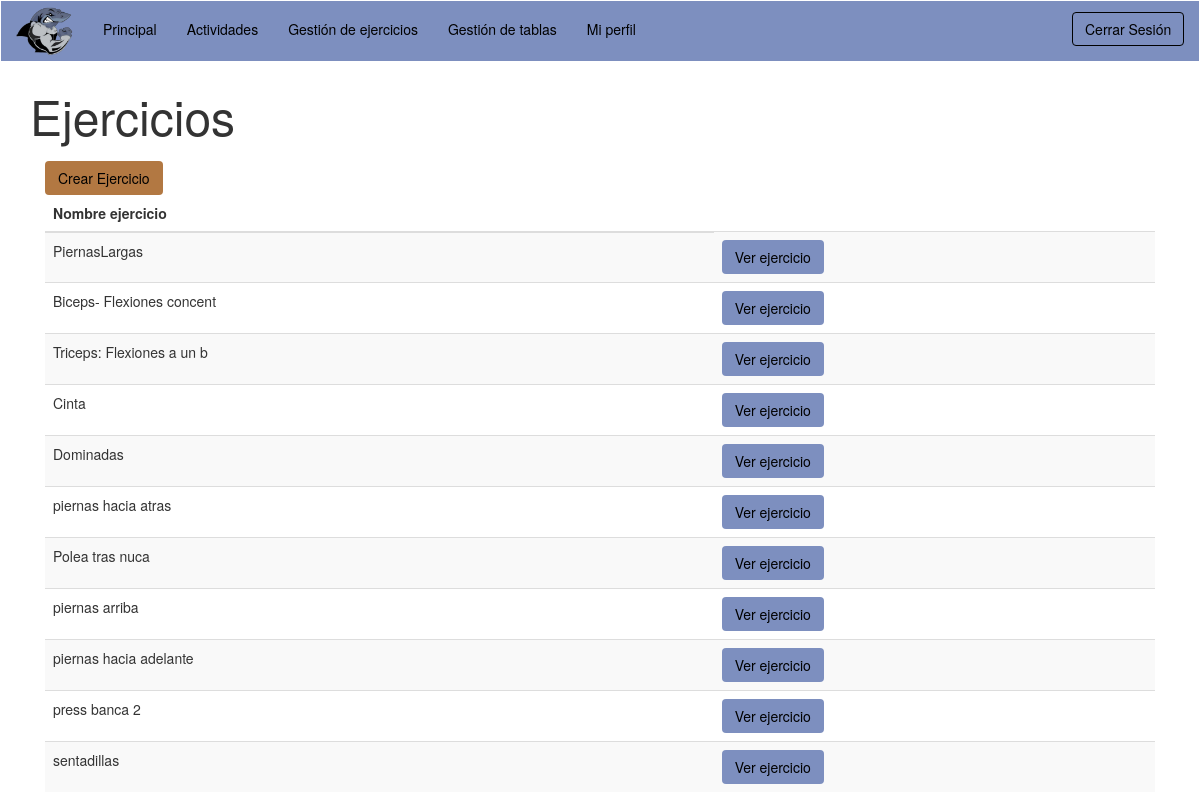
Page /vistas/v_gestionarEjercicios.php (signed in) on the committed database.
### tables this page shows
CREATE TABLE `ejercicio` (
  `idEjercicio` int(11) NOT NULL,
  `nombre` varchar(45) NOT NULL,
  `descripcion` varchar(200) DEFAULT NULL,
  `tipo` varchar(45) DEFAULT NULL,
  `tiempo` varchar(15) DEFAULT NULL,
  `peso` int(3) DEFAULT NULL,
  `repeticiones` varchar(25) DEFAULT NULL,
  `URLImagen` longblob,
  `contador` int(11) DEFAULT '0'
);

### modelos/m_gestionarEjercicios.php (called while the page is built, shortened)
<?php
require_once '../controladores/c_ejercicio.php';
class m_gestionarEjercicios
{
	public function getDatosEjercicios(){
		$bd = conexion_BD();
      $sql = "SELECT * FROM ejercicio";
      $result = mysqli_query($bd, $sql);
      return $result;
	}
}

### controladores/c_ejercicio.php (called while the page is built, shortened)
<?php
require_once '../modelos/m_gestionarEjercicios.php';
class c_ejercicio
{
public static function devolverDatosEjercicios()
  {
  	$modelo_gestionarEjercicios = new m_gestionarEjercicios();
		return $modelo_gestionarEjercicios->getDatosEjercicios();
 }
}
?>

### vistas/v_gestionarEjercicios.php (the view, shortened to what this page needs)
<?php
  require_once '../controladores/c_ejercicio.php';
  $result = c_ejercicio::devolverDatosEjercicios();
   if(isset($_SESSION['userID'])  && $_SESSION['connected'] == true && $_SESSION['userType'] == 'Administrador')
  {
?>
<!DOCTYPE html>
<html lang="en">
  <head>
    <meta charset="utf-8">
    <title>GYM-APP</title>
    <link href="../css/bootstrap.min.css" rel="stylesheet">
    <link href="../css/navbar2.css" rel="stylesheet">
    <link href="../css/botonesGestionar.css" rel="stylesheet">
    <script src="https://ajax.googleapis.com/ajax/libs/jquery/1.12.4/jquery.min.js"></script>
    <script src="../js/bootstrap.min.js"></script>
  </head>
  <body>
    <header>
      <nav class="navbar navbar-default1">
      <div class="container-fluid">
        <div class="navbar-header">
          <button type="button" class="navbar-toggle collapsed" data-toggle="collapse" data-target="#bs-example-navbar-collapse-1" aria-expanded="false">
            <span class="sr-only">Toggle navigation</span>
            <span class="icon-bar"></span>
            <span class="icon-bar"></span>
            <span class="icon-bar"></span>
          </button>
          <a class="navbar-brand" href="v_administrador.php"><img src="../images/navbar-footer/tiburonlogo.png" style="margin-top:-10px;"></img></a>
        </div>
          <div class="collapse navbar-collapse" id="bs-example-navbar-collapse-1" style="margin-top: 3px;">
          <ul class="nav navbar-nav">
            <li><a href="../vistas/v_administrador.php">Principal</a></li>
            <li><a href="../vistas/v_gestionarUsuarios.php">Gestión de usuarios</a></li>
            <li><a href="../vistas/v_gestionarActividades.php">Gestión de actividades</a></li>
            <li><a href="../vistas/v_gestionarEjercicios.php">Gestión de ejercicios</a></li>
            <li><a href="../vistas/v_verPerfil.php">Ver Perfil</a></li>
          </ul>
    <ul class="nav navbar-nav navbar-right">
      <div class="form-group">
        <button id="modalButton" type="button" class="btn btn-default1" data-toggle="modal" data-target=".bs-example-modal-sm" style="margin-left: 10px;">Cerrar Sesi&oacuten</button>
          <div class="modal fade bs-example-modal-sm" tabindex="-1" role="dialog" aria-labelledby="mySmallModalLabel">
            <div class="modal-dialog modal-sm" role="document">
              <div class="modal-content" id="modalLogin">
                <div class="modal-header">
                  <h4 style="text-align: center; color:white;" class="modal-title">Cerrar Sesi&oacuten</h4>
                </div>
                <div class="text-center">
                  <p style="text-align: center; margin-top: 20px;"><img src="../images/navbar-footer/tiburon2.png"></img></p>
                    <button type="submit" class="btn btn-default1" id="botonModificar" style="margin-bottom: 10px;" value="Confirmar" onclick = "location='../funciones/cerrar.php'">Cerrar Sesi&oacuten</button>
                </div>
              </div>
            </div>
          </div>
      </div>
    </ul>
</nav>
</header>
    <div class="container">
      <p style="font-size: -webkit-xxx-large;" id="actividades">Ejercicios</p>
			<div class="btn-group col-xs-12 col-sm-4 col-md-4 col-lg-2" role="group">
			<a href="v_altaEjercicio.php"><button style=" color: black; background-color: #B27842;" type="button" class="btn btn-default2" id="botonCrear">Crear Ejercicio</button></a>
			</div>
      <div class="table-responsive col-xs-12 col-sm-12 col-md-12 col-lg-12">
        <table class="table table-striped">
         <thead>
            <tr>
              <th>Nombre ejercicio</th><!-- EN LA TABLA SOLO QUEREMOS QUE EN LA CABECERA SALGA EL NOMBRE DE ACTIVIDAD
                                        LOS BOTONES SE PUEDEN METES A MAYORES SIN TENER CABECERA PROPIA  -->
            </tr>
          </thead>
          <tbody>
            <?php
              foreach ($result as $reg) {
            ?>
            <tr>
              <td><?php echo $reg['nombre']; ?></td>
              <td>
                <a href="v_verEjercicio.php?id=<?php echo $reg['idEjercicio'] ;?>" style="text-decoration: none;"><button id="botonVer" type="button" class="btn btn-default2" id="boton">Ver ejercicio</button></a>
              </td>
            </tr>
           <?php
  } ?>
          </tbody>
        </table>
      </div>
    </div>
   </body>
</html>
<?php
} else {
      if(isset($_SESSION['userID'])  && $_SESSION['connected'] == true && $_SESSION['userType'] == 'Entrenador')
  {
           ?>
<!DOCTYPE html>
<html lang="en">
  <head>
    <link href="../css/bootstrap.min.css" rel="stylesheet">
    <link href="../css/navbar2.css" rel="stylesheet">
    <link href="../css/botonesGestionar.css" rel="stylesheet">
  </head>
  <body>
    <header>
      <nav class="navbar navbar-default1">
      <div class="container-fluid">
        <div class="navbar-header">
          <a class="navbar-brand" href="#"><img src="../images/navbar-footer/tiburonlogo.png" style="margin-top:-10px;"></img></a>
        </div>
          <div class="collapse navbar-collapse" id="bs-example-navbar-collapse-1" style="margin-top: 3px;">
          <ul class="nav navbar-nav">
            <li><a href="../vistas/v_entrenador.php">Principal</a></li>
            <li><a href="../vistas/v_gestionarActividades.php">Actividades</a></li>
            <li><a href="../vistas/v_gestionarEjercicios.php">Gestión de ejercicios</a></li>
            <li><a href="../vistas/v_gestionarTablas.php">Gestión de tablas</a></li>
            <li><a href="../vistas/v_verPerfil.php">Mi perfil</a></li>
          </ul>
    <ul class="nav navbar-nav navbar-right">
      <div class="form-group">
        <button id="modalButton" type="button" class="btn btn-default1" data-toggle="modal" data-target=".bs-example-modal-sm" style="margin-left: 10px;">Cerrar Sesi&oacuten</button>
      </div>
    </ul>
</nav>
</header>
    <div class="container">
      <p style="font-size: -webkit-xxx-large;" id="actividades">Ejercicios</p>
       <div class="btn-group col-xs-12 col-sm-4 col-md-4 col-lg-2" role="group">
           <a href="v_altaEjercicio.php"><button style=" color: black; background-color: #B27842;" type="button" class="btn btn-default2" id="botonCrear">Crear Ejercicio</button></a>
         </div>
      <div class="table-responsive col-xs-12 col-sm-12 col-md-12 col-lg-12">
        <table class="table table-striped">
         <thead>
            <tr>
              <th>Nombre ejercicio</th>
            </tr>
          </thead>
          <tbody>
            <?php
              foreach ($result as $reg) {
            ?>
            <tr>
              <td><?php echo $reg['nombre']; ?></td>
              <td>
                <a href="v_verEjercicio.php?id=<?php echo $reg['idEjercicio'] ;?>" style="text-decoration: none;"><button id="botonVer" type="button" class="btn btn-default2" id="boton">Ver ejercicio</button></a>
              </td>
            </tr>
<?php
			     }
?>
           </tbody>
        </table>
      </div>
    </div>
  </body>
</html>
<?php
}
  }
?>

### css/navbar2.css (style rules this page uses)
.container-fluid, #ulDrop { background-color: #7d8fbf; color: black; }
a { color: black; }
#botonVer { background-color: #7d8fbf; color: black; }
#modalButton { margin-top: 8px; color: 7d8fbf; border-color:black; }
button.btn.btn-default1 { display: inline-block; vertical-align: middle; -webkit-transform: perspective(1px) translateZ(0); transform: perspective(1px) translateZ(0); box-shadow: 0 0 1px transparent; position: relative; overflow: hidden; background-color: transparent; border-style: solid; border-color: black; }
button.btn.btn-default1:before { content: ""; position: absolute; z-index: -1; left: 0; right: 100%; top: 0; background: #FFF; height: 4px; -webkit-transition-property: right; transition-property: right; -webkit-transition-duration: 0.3s; transition-duration: 0.3s; -webkit-transition-timing-function: ease-out; transition-timing-function: ease-out; }

### css/botonesGestionar.css (style rules this page uses)
#botonCrear { background-color: #B27842; color: black; }

### rows in the picture
ejercicio: nombre "PiernasLargas"
ejercicio: nombre "Biceps- Flexiones concent"
ejercicio: nombre "Triceps: Flexiones a un b"
ejercicio: nombre "Cinta"
ejercicio: nombre "Dominadas"
ejercicio: nombre "piernas hacia atras"
ejercicio: nombre "Polea tras nuca"
ejercicio: nombre "piernas arriba"
ejercicio: nombre "piernas hacia adelante"
ejercicio: nombre "press banca 2"
ejercicio: nombre "sentadillas"
